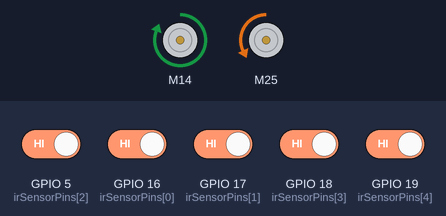
Recording of a sketch running on a simulated ESP32. Shown: 2 × DC motor (green arrow = forward, orange = backward, longer = faster). Inputs (shaded band) come from the test bench; at power-on: GPIO 5 (irSensorPins[2]), GPIO 16 (irSensorPins[0]), GPIO 17 (irSensorPins[1]), GPIO 18 (irSensorPins[3]), GPIO 19 (irSensorPins[4]) HIGH. Nothing arrives over Bluetooth unless stated; what the sketch prints to the serial monitor is not drawn.

Above: at 2.8 s.
2.9 s: GPIO 5 (irSensorPins[2]) driven LOW
At 4.5 s:
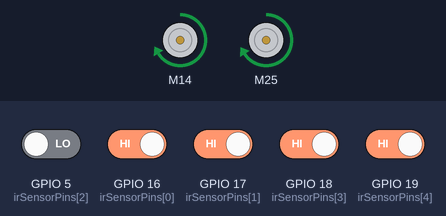
5.5 s: GPIO 16 (irSensorPins[0]) driven LOW
At 8.2 s:
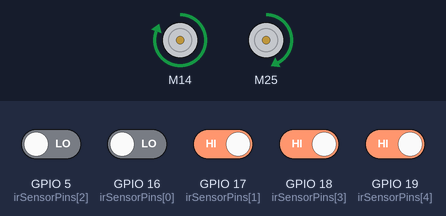
8.5 s: GPIO 18 (irSensorPins[3]) driven LOW
At 9.9 s:
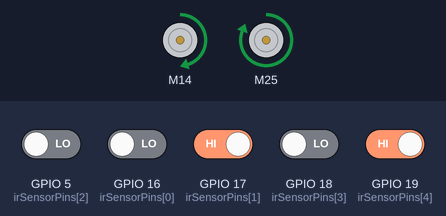
11.6 s: GPIO 18 (irSensorPins[3]) driven HIGH
At 13.0 s:
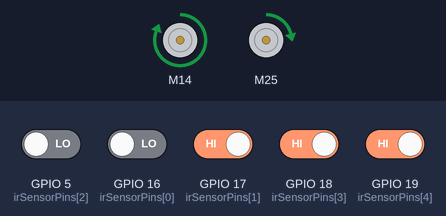
14.7 s: GPIO 5 (irSensorPins[2]) driven HIGH
At 16.1 s:
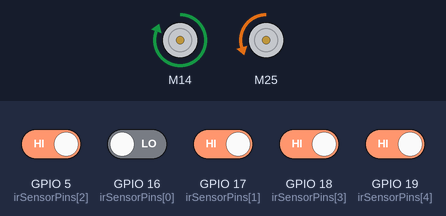
17.8 s: GPIO 19 (irSensorPins[4]) driven LOW
At 19.2 s:
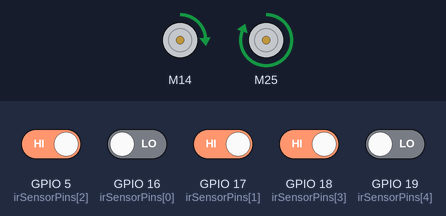
Timing chart, 0 to 21.0 s (numbered marks = the images above; inputs shaded):
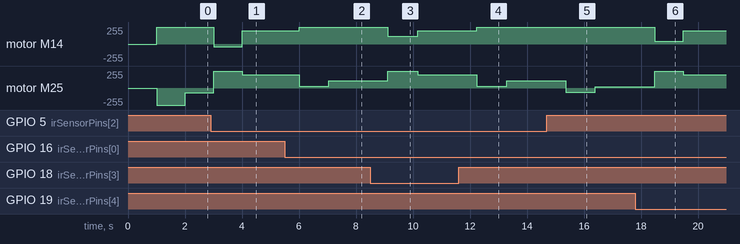

The sketch:

LFR_.ino
```cpp
#include <Arduino.h>
#include <TB6612_ESP32.h>
#include <BluetoothSerial.h>


#if !defined(CONFIG_BT_ENABLED) || !defined(CONFIG_BLUEDROID_ENABLED)
#error Bluetooth is not enabled! Please run `make menuconfig` to and enable it
#endif

// Motor control pins for TB6612FNG || Pinouts
#define lms 32  //vm    pwma
#define lmb 33  //vcc   ain2
#define lmf 25  //gnd   ain1
#define stb 26  //ao1   stb
#define rmf 14  //ao2   bin1
#define rmb 27  //bo2   bin2
#define rms 12  //bo1   pwmb // last 2 are gnd
// Motor declaration
const int offsetA = 1;
const int offsetB = 1;
Motor motor1 = Motor(rmf, rmb, rms, offsetA, stb, 5000, 8, 2);  //right -> A
Motor motor2 = Motor(lmf, lmb, lms, offsetB, stb, 5000, 8, 1);  //left -> B

BluetoothSerial SerialBT;

// IR sensor pins & variables
const int irSensorPins[] = { 16, 17, 5, 18, 19 };

int s[5];
float avg, setpoint = 3;
float sensor, sum = 0;
short base[5] = { 1, 2, 4, 8, 16 };
short position[5] = { 1, 2, 3, 4, 5 };
int threshold = 512;

float Kp = 90;
float Ki = 0.15;
float Kd = 81;

uint8_t multiP = 1;
uint8_t multiI = 1;
uint8_t multiD = 1;
uint8_t Kpfinal;
uint8_t Kifinal;
uint8_t Kdfinal;
float Pvalue;
float Ivalue;
float Dvalue;

boolean onoff = false;

int val, cnt = 0, v[3];

uint16_t position2;
int P, D, I, previousError, PIDvalue, error;
int lsp, rsp;
int lfspeed = 200;

// sharp turn
char turn = 's';
int tsp = 250;

void setup() {
  Serial.begin(115200);
  SerialBT.begin("esp32", false);
  Serial.println("Bluetooth Started! Ready to pair...");
}

void loop() {
  // if (SerialBT.available()) {
  //   while (SerialBT.available() == 0)
  //     ;
  //   valuesread();
  //   processing();
  // }
  // if (onoff == true) {
  semi_pid();
  // } else if (onoff == false) {
  //   motor1.brake();
  //   motor2.brake();
  // }
}

void reading() {
  sensor = 0;
  sum = 0;
  for (int i = 0; i <= 4; i++) {
    s[i] = digitalRead(irSensorPins[i]);
    (s[i] == 0) ? s[i] = 1 : s[i] = 0;
    // Serial.print(String(s[i]) + " ");
    sensor += s[i] * base[i];
    sum += s[i];
  }
  // Serial.println();
}

void PID_reading() {
  sensor = 0;
  sum = 0;
  for (byte i = 0; i <= 4; i++) {
    s[i] = digitalRead(irSensorPins[i]);
    (s[i] == 0) ? s[i] = 1 : s[i] = 0;
    sensor += s[i] * position[i];
    sum += s[i];
  }
  // avg out to find error
  if (sum) avg = sensor / sum;
}

void semi_pid() {
  delay(1000);
  // Manual control 1
  reading();

  if (sum == 0) {
    if (turn != 's') {
      delay(40);
      (turn == 'r') ? right(motor2, motor1, tsp) : left(motor2, motor1, tsp);
      // while (!(s[1] + s[2] + s[3])) reading();
      while (!s[2]) reading();
      turn = 's';
    }
  }

  // PID control
  PID_reading();
  error = setpoint - avg;
  PID_Linefollow(error);

  // // Manual control 2
  if (!s[0] && (s[3] + s[4])) {
    delay(40);
    turn = 'r';
  }
  if (!s[4] && (s[0] + s[1])) {
    delay(40);
    turn = 'l';
  }

  if (sum == 5) {
    delay(10);
    reading();
    if (sum == 5) {
      brake(motor1, motor2);
      while (sum == 5) reading();
    } else if (sum == 0) turn = 'r';
  }
}

void PID_Linefollow(int error) {
  P = error;
  I = I + error;
  D = error - previousError;

  Pvalue = (Kp * P);
  Ivalue = (Ki * I) / 100;
  Dvalue = (Kd * D);

  float PIDvalue = Pvalue + Ivalue + Dvalue;
  previousError = error;

  // Serial.print("P = " + String(Pvalue) + " I = " + String(Ivalue) + " D = " + String(Dvalue));
  // Serial.println();

  lsp = lfspeed - PIDvalue;
  rsp = lfspeed + PIDvalue;

  // Speed limit
  if (lsp > 255)
    lsp = 255;
  if (lsp < -255)
    lsp = -255;
  if (rsp > 255)
    rsp = 255;
  if (rsp < -255)
    rsp = -255;

  motor1.drive(rsp);
  motor2.drive(lsp);
}

//The  Arduino knows that for each instruction it will receive 2 bytes.
// void valuesread() {
//   val = SerialBT.read();
//   cnt++;
//   v[cnt] = val;
//   if (cnt == 2)
//     cnt = 0;
// }

// // //In this void the 2 read values are assigned.
// void processing() {
//   int a = v[1];
//   if (a == 1) {
//     Kp = v[2];
//   }
//   if (a == 2) {
//     multiP = v[2];
//   }
//   if (a == 3) {
//     Ki = v[2];
//   }
//   if (a == 4) {
//     multiI = v[2];
//   }
//   if (a == 5) {
//     Kd = v[2];
//   }
//   if (a == 6) {
//     multiD = v[2];
//   }
//   if (a == 7) {
//     onoff = v[2];
//   }
// }
```

Measured:
- after the input at 2.9 s, motor M14: forward 255/255 → backward 42/255 after 0.10 s, → forward 200/255 1.0 s later; motor M25: backward 70/255 → forward 255/255 after 0.10 s, → forward 199/255 1.0 s later
- after the input at 5.5 s, motor M14: forward 200/255 → forward 255/255 after 0.50 s; motor M25: forward 199/255 → forward 28/255 after 0.50 s, → forward 109/255 1.0 s later
- after the input at 8.5 s, motor M14: forward 255/255 → forward 119/255 after 0.62 s, → forward 200/255 1.0 s later; motor M25: forward 109/255 → forward 255/255 after 0.62 s, → forward 199/255 1.0 s later
- after the input at 11.6 s, motor M14: forward 200/255 → forward 255/255 after 0.64 s; motor M25: forward 199/255 → forward 28/255 after 0.64 s, → forward 109/255 1.0 s later
- after the input at 14.7 s, motor M25: forward 109/255 → backward 61/255 after 0.66 s, → forward 19/255 1.0 s later
- after the input at 17.8 s, motor M14: forward 255/255 → forward 38/255 after 0.68 s, → forward 200/255 1.0 s later; motor M25: forward 19/255 → forward 255/255 after 0.68 s, → forward 199/255 1.0 s later
